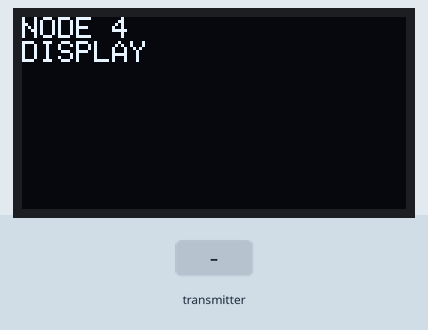
The sketch below on a simulated ESP32. On the bench: 128×64 one-colour display. The inputs (shaded band) are chosen by the test bench. What the sketch prints to the serial monitor is not drawn.

Above: at 2.2 s.
2.3 s: the transmitter starts sending citerneLevel = 0
At 2.8 s:
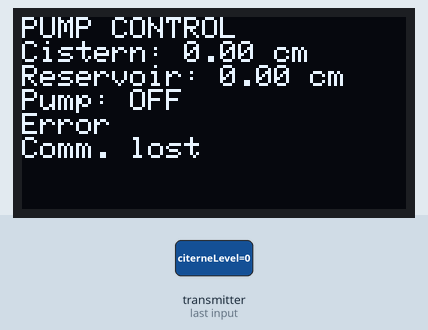
3.9 s: the transmitter starts sending pumpState = 1
At 4.5 s:
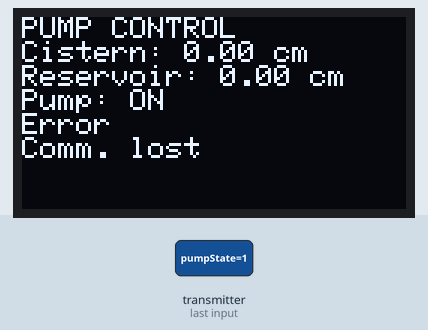
5.4 s: the transmitter starts sending dryRun = 1
At 6.2 s:
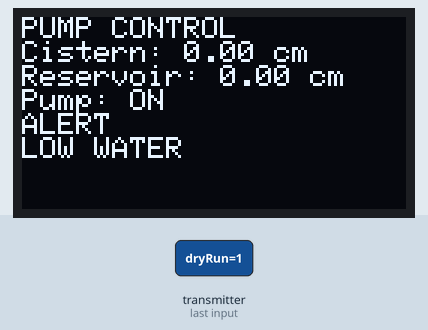
6.9 s: the transmitter starts sending pumpState = 0
At 8.0 s:
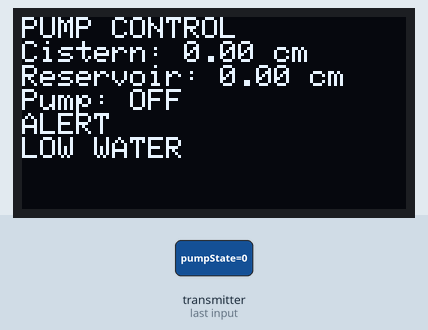
8.6 s: the transmitter starts sending reservoirLevel = 45
At 10.0 s:
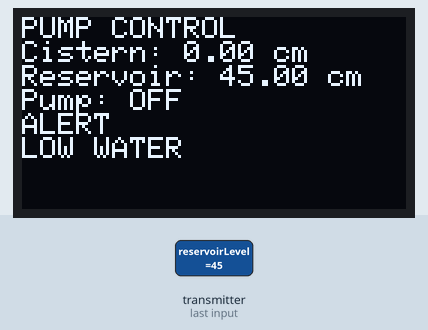
10.7 s: the transmitter starts sending citerneLevel = 25
At 12.0 s:
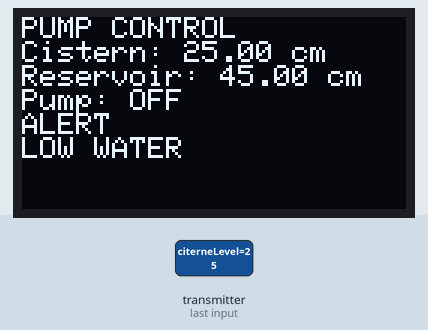
Timing chart, 0 to 13.7 s (numbered marks = the images above; inputs shaded):
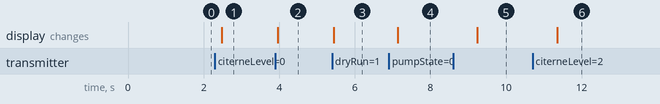

The sketch:

node4_display.ino
```cpp
#include <WiFi.h>
#include <esp_now.h>
#include <Wire.h>
#include <Adafruit_GFX.h>
#include <Adafruit_SSD1306.h>

/******************** OLED ********************/
#define SCREEN_WIDTH 128
#define SCREEN_HEIGHT 64

#define OLED_SDA 21
#define OLED_SCL 22

Adafruit_SSD1306 display(SCREEN_WIDTH,
                         SCREEN_HEIGHT,
                         &Wire,
                         -1);


/******************** Received message structure ********************/
typedef struct
{
  float citerneLevel;

  float reservoirLevel;

  bool pumpState;

  bool dryRun;

  bool overflow;

  bool node1Connected;

  bool node2Connected;

} DisplayMessage;


DisplayMessage data;


/******************** Variables ********************/
bool dataReceived = false;


/******************** ESP-NOW receive callback ********************/
void OnDataRecv(const esp_now_recv_info_t *recvInfo,
                const uint8_t *incomingData,
                int len)
{

  memcpy(&data,
         incomingData,
         sizeof(data));

  dataReceived = true;

}


/******************** Setup ********************/
void setup()
{

  Serial.begin(115200);


  /******** OLED ********/

  Wire.begin(OLED_SDA, OLED_SCL);


  if(!display.begin(SSD1306_SWITCHCAPVCC, 0x3C))
  {
    Serial.println("OLED init error");

    while(true);
  }


  display.clearDisplay();

  display.setTextSize(1);

  display.setTextColor(SSD1306_WHITE);

  display.setCursor(0,0);

  display.println("NODE 4");

  display.println("DISPLAY");

  display.display();


  delay(1000);


  /******** ESP-NOW ********/

  WiFi.mode(WIFI_STA);


  if(esp_now_init()!=ESP_OK)
  {

    Serial.println("ESP-NOW init error");

    while(true);

  }


  esp_now_register_recv_cb(OnDataRecv);


  Serial.println();

  Serial.println("====================");

  Serial.println("===== NODE 4 OLED =====");

  Serial.println("====================");

}


/******************** Loop ********************/
void loop()
{


  if(dataReceived)
  {

    display.clearDisplay();


    display.setTextSize(1);

    display.setCursor(0,0);


    display.println("PUMP CONTROL");


    display.print("Cistern: ");

    display.print(data.citerneLevel);

    display.println(" cm");


    display.print("Reservoir: ");

    display.print(data.reservoirLevel);

    display.println(" cm");


    display.print("Pump: ");

    if(data.pumpState)
        display.println("ON");
    else
        display.println("OFF");


    if(data.dryRun)
    {
      display.println("ALERT");

      display.println("LOW WATER");
    }


    else if(data.overflow)
    {
      display.println("ALERT");

      display.println("RESERVOIR FULL");
    }


    else
    {

      if(!data.node1Connected ||
         !data.node2Connected)
      {

        display.println("Error");

        display.println("Comm. lost");

      }

      else
      {

        display.println("SYSTEM OK");

      }

    }


    display.display();


    /******** Serial ********/

    Serial.println("----------------");

    Serial.print("Cistern: ");

    Serial.print(data.citerneLevel);

    Serial.println(" cm");


    Serial.print("Reservoir: ");

    Serial.print(data.reservoirLevel);

    Serial.println(" cm");


    Serial.print("Pump: ");

    Serial.println(data.pumpState ? "ON":"OFF");


    Serial.println("----------------");


    dataReceived=false;

  }


  delay(200);

}
```

Measured:
- after the input at 2.3 s, the display: changes after 0.18 s (image 1)
- after the input at 3.9 s, the display: changes after 0.06 s (image 2)
- after the input at 5.4 s, the display: changes after 0.05 s (image 3)
- after the input at 6.9 s, the display: changes after 0.23 s (image 4)
- after the input at 8.6 s, the display: changes after 0.64 s (image 5)
- after the input at 10.7 s, the display: changes after 0.65 s (image 6)
